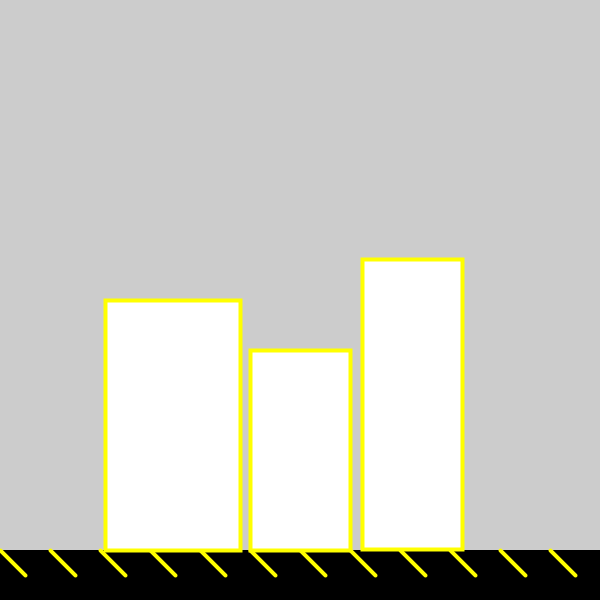
Frame 1 (no input)
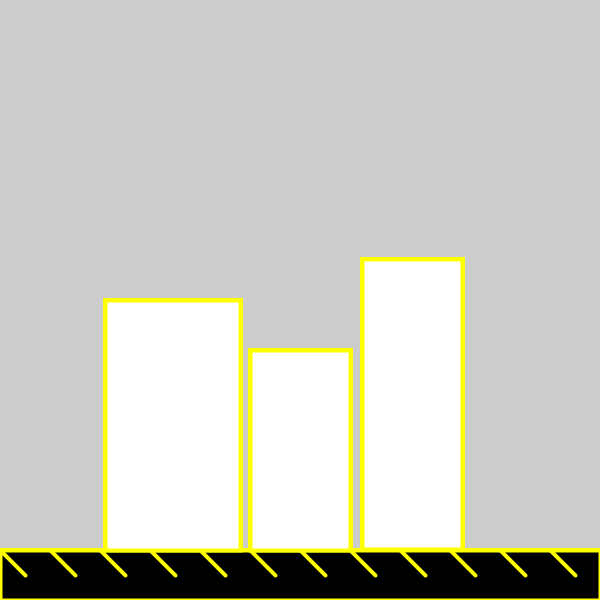
Frame 60 (the mouse pressed at the canvas centre just before this capture)
Frame 120 (the mouse held since frame 60 and released just before this capture): identical to frame 60, image omitted

The Processing sketch that drew these frames (run headless with seeded random() and noise(); from frame 60 on, the mouse is pressed at the canvas centre):

// Processing sketch: thirty_buildings
// ── thirty_buildings.pde
float xCenter = 300;
float yBottom = 550;
float w = 100; 
void setup (){
  size(600,600);
}

void draw(){
  fill(0);
   rect(0, 550, 600, 50);
  fill(255);
      stroke(255, 255, 0);
    strokeWeight(4);
  for (int i = 0; i < 600; i += 50) {
    line(i, 550, i+25, 575);
  } 
  building(300, 550, 100, 200);
  building(173,500, 135, 250);
  building(412, 459, 100, 290);
}

void building(
float xCenter,
float yBottom,
float w , float h
) {
    rect(xCenter - w/2, yBottom - 200, w, h);

}
